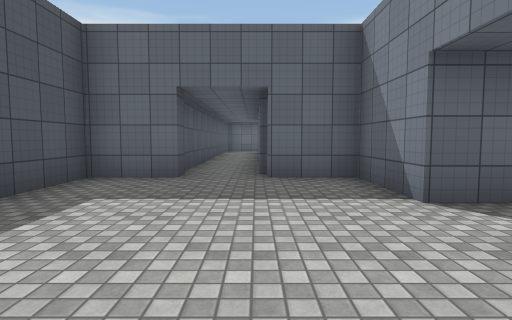
View 1 (above)

19 first-person views from a walk through a Unity game level. The camera is 1.3 m above the floor, tilts 4° down and sees 80° across. The floor is counted in squares, 2 m on a side. Each view is taken from the middle of a square. On the plan, view 1 faces up. The plan holds only what a view shows up to about 10 squares ahead; the rest is blank. The place goes on beyond the plan. The player character is not drawn. Surface patterns are stand-ins for the level's own textures.

View 2
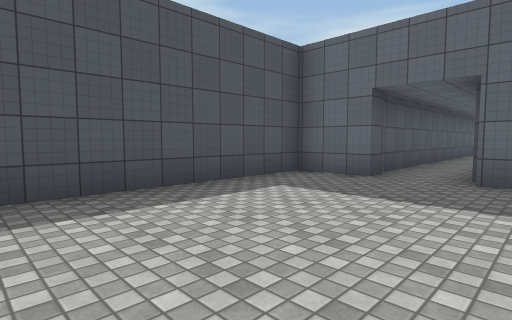

View 3
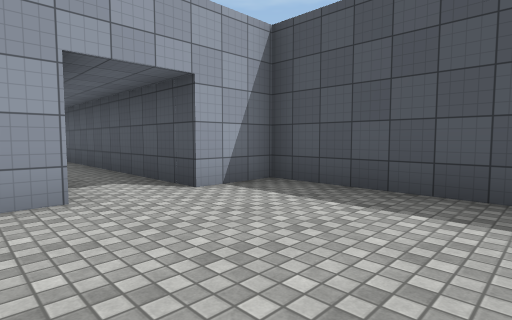

View 4
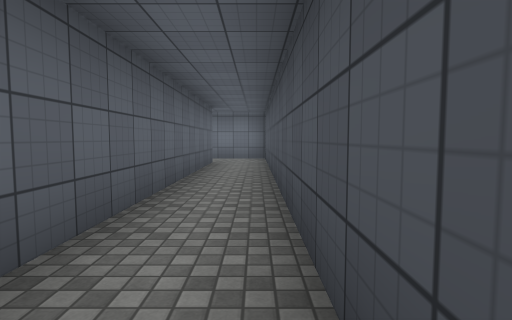

View 5
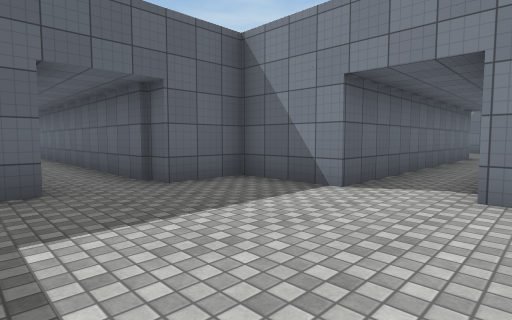

View 6
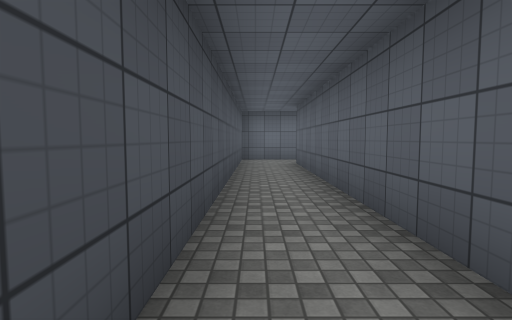

View 7
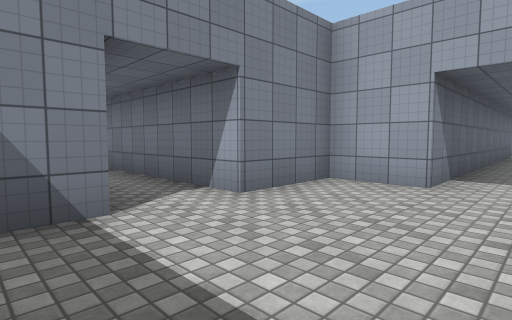

View 8
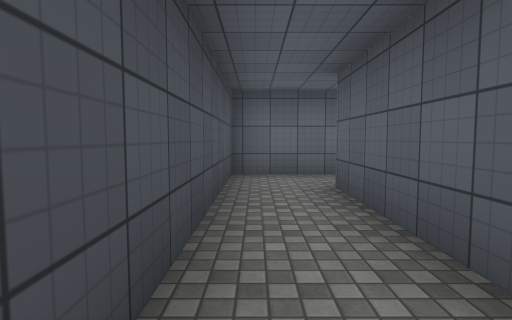

View 9
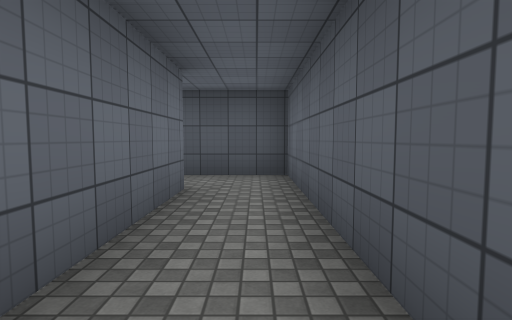

View 10
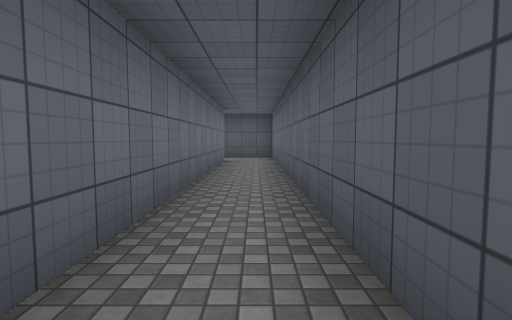

View 11
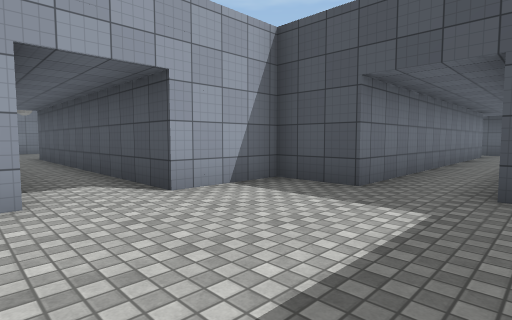

View 12
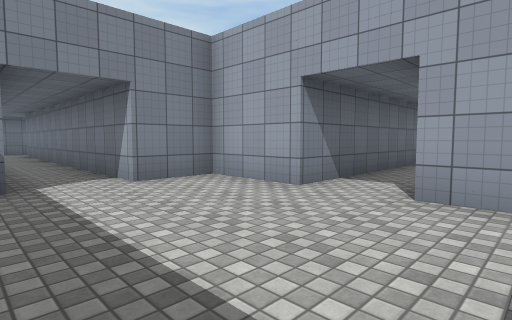

View 13
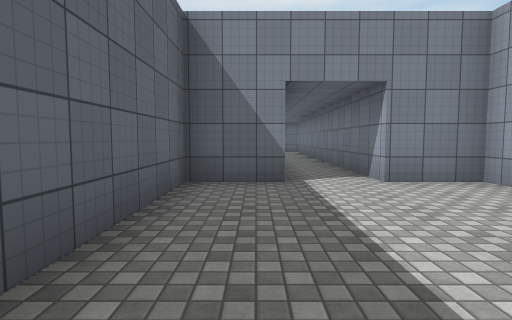

View 14
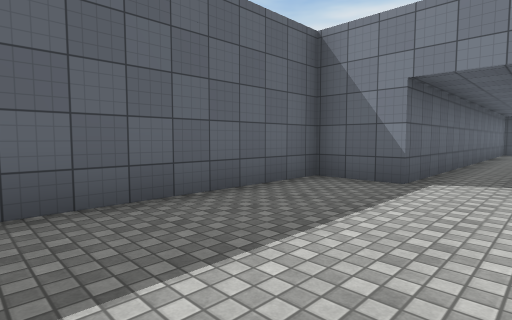

View 15
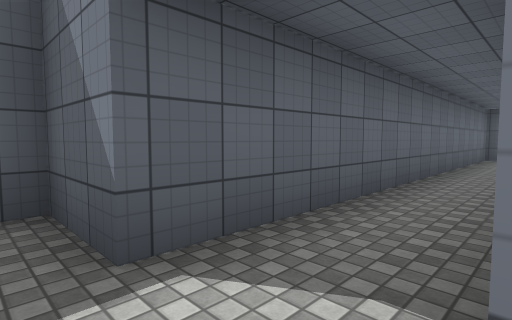

View 16
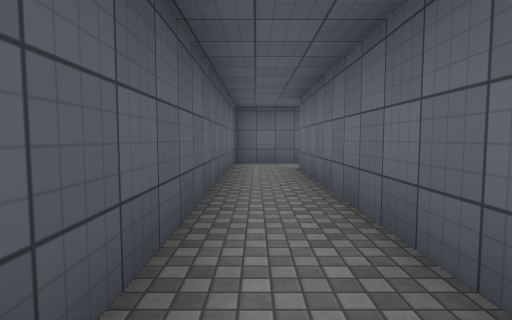

View 17
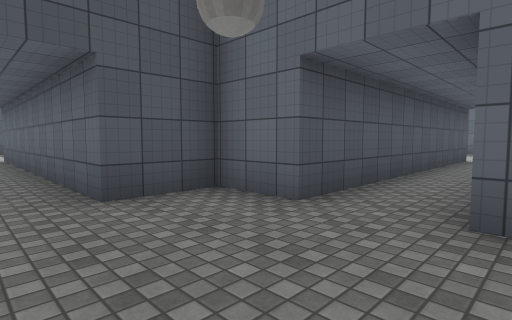

View 18
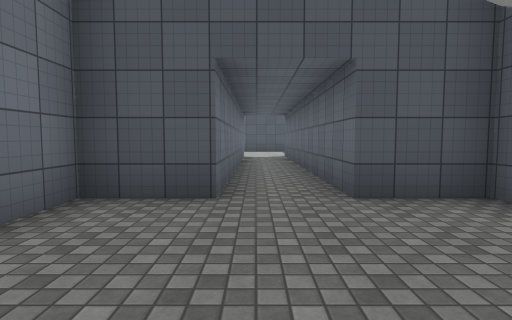

View 19
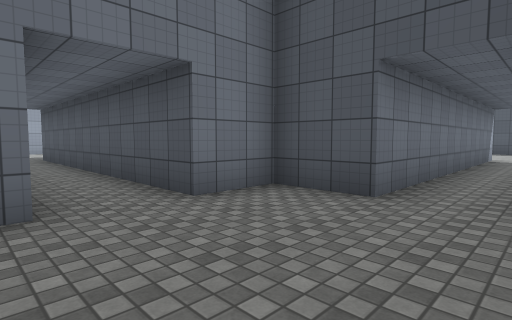

### Floor plan
Points are (right, up) in squares from view 1. A wall is a line through its corners. A room is listed if a view was taken in it or the views show most of it. See-through windows are left out.
Room 1 (views 1, 2, 3, 4, 5, 6, 7, 8)
walls: (1.7, 3.1) (1.7, 5.1) (0.1, 5.1) (0.1, 14.1); (0.1, -9.5) (0.1, -0.4) (1.7, -0.4) (1.7, 1.6); (-1.4, -10.9) (0.5, -10.9); (-0.4, 15.6) (-1.4, 15.6) (-1.4, 5.1) (-2.8, 5.1) (-2.8, -0.4) (-1.4, -0.4) (-1.4, -6.9)
ways out: opening at (-1, 15) to room 2; opening at (1, 2) to room 4
Room 2 (views 9, 10, 11, 12, 13, 14, 15)
walls: (8.4, 15.6) (-0.4, 15.6); (12.6, 12.6) (14.6, 12.6) (14.6, 14.1); (14.6, 15.6) (14.6, 17.1) (10.1, 17.1); (0.1, 14.1) (9.1, 14.1) (9.1, 12.6) (11.1, 12.6)
ways out: opening at (-1, 15) to room 1; opening at (14, 15) to room 3; opening at (12, 12) to room 4
Room 3 (view 16)
walls: (14.6, 14.1) (23.5, 14.1); (25.1, 13.7) (25.1, 15.6) (14.6, 15.6)
ways out: opening at (14, 15) to room 2; opening at (24, 14)
Room 4 (views 17, 18, 19)
walls: (12.6, 7.6) (12.6, 12.6); (1.7, 1.6) (9.7, 1.6) (9.7, 0.1) (11.1, 0.1); (11.1, 12.6) (11.1, 4.6) (9.7, 4.6) (9.7, 3.1) (1.7, 3.1)
ways out: opening at (1, 2) to room 1; opening at (12, 12) to room 2; opening at (12, 0)

Where each view was taken, in squares from view 1:
view 1: 0 up, 0 right, facing up
view 2: 0 up, 1 right, facing up-left
view 3: 3 up, 1 right, facing down-left
view 4: 1 down, 1 left, facing down
view 5: 1 up, 2 left, facing up-right
view 6: 6 up, 1 left, facing up
view 7: 4 up, 1 left, facing down-right
view 8: 10 up, 1 left, facing up
view 9: 15 up, 4 right, facing left
view 10: 15 up, 9 right, facing left
view 11: 16 up, 13 right, facing down-left
view 12: 16 up, 10 right, facing down-right
view 13: 16 up, 10 right, facing right
view 14: 14 up, 10 right, facing up-right
view 15: 14 up, 14 right, facing up-right
view 16: 15 up, 17 right, facing right
view 17: 2 up, 13 right, facing up-left
view 18: 2 up, 13 right, facing left
view 19: 3 up, 13 right, facing down-left
